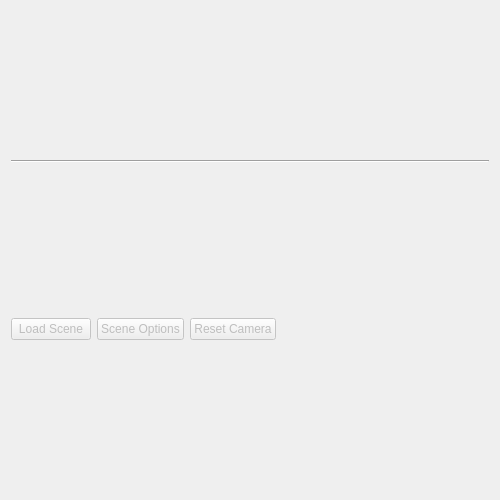
<?xml version="1.0" encoding="UTF-8"?>
<ui version="4.0">
 <class>uiscenedata</class>
 <widget class="QWidget" name="uiscenedata">
  <property name="enabled">
   <bool>true</bool>
  </property>
  <property name="geometry">
   <rect>
    <x>0</x>
    <y>0</y>
    <width>500</width>
    <height>500</height>
   </rect>
  </property>
  <property name="sizePolicy">
   <sizepolicy hsizetype="Preferred" vsizetype="Preferred">
    <horstretch>0</horstretch>
    <verstretch>0</verstretch>
   </sizepolicy>
  </property>
  <property name="minimumSize">
   <size>
    <width>500</width>
    <height>500</height>
   </size>
  </property>
  <property name="windowTitle">
   <string>EMCA</string>
  </property>
  <layout class="QVBoxLayout" name="verticalLayout">
   <property name="sizeConstraint">
    <enum>QLayout::SetDefaultConstraint</enum>
   </property>
   <item>
    <layout class="QVBoxLayout" name="sceneLayout"/>
   </item>
   <item>
    <widget class="Line" name="line">
     <property name="orientation">
      <enum>Qt::Horizontal</enum>
     </property>
    </widget>
   </item>
   <item>
    <layout class="QHBoxLayout" name="horizontalLayout">
     <item>
      <widget class="QPushButton" name="btnLoadScene">
       <property name="enabled">
        <bool>false</bool>
       </property>
       <property name="text">
        <string>Load Scene</string>
       </property>
      </widget>
     </item>
     <item>
      <widget class="QPushButton" name="btnSceneOptions">
       <property name="enabled">
        <bool>false</bool>
       </property>
       <property name="text">
        <string>Scene Options</string>
       </property>
      </widget>
     </item>
     <item>
      <widget class="QPushButton" name="btnReset">
       <property name="enabled">
        <bool>false</bool>
       </property>
       <property name="text">
        <string>Reset Camera</string>
       </property>
      </widget>
     </item>
     <item>
      <spacer name="horizontalSpacer">
       <property name="orientation">
        <enum>Qt::Horizontal</enum>
       </property>
       <property name="sizeHint" stdset="0">
        <size>
         <width>40</width>
         <height>20</height>
        </size>
       </property>
      </spacer>
     </item>
    </layout>
   </item>
  </layout>
 </widget>
 <resources/>
 <connections/>
</ui>
